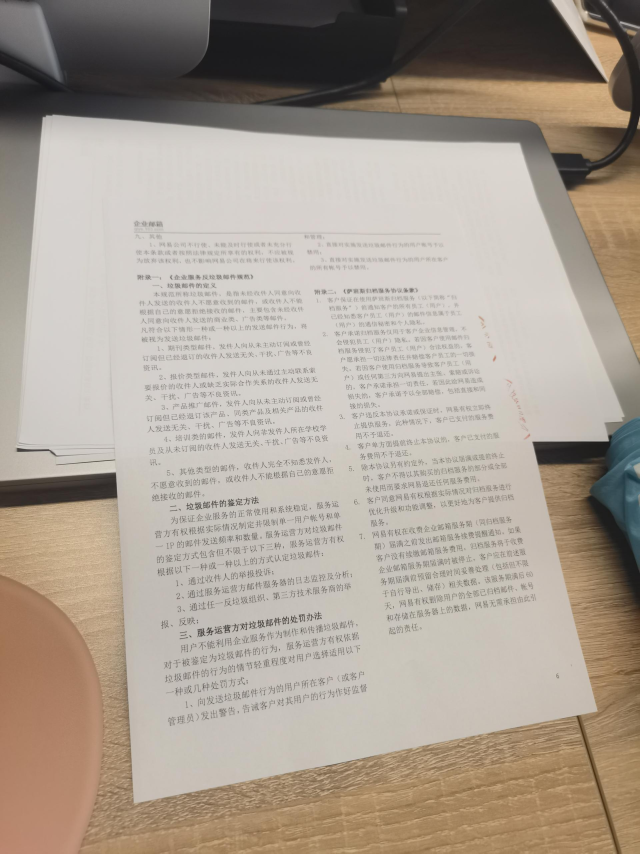
#> input picture app/src/androidTest/assets/model-golden/complex-stacked-pages.jpg, 1920 x 2560 px (shown at 1/3 size)
$ python -i benchmark_extreme.py   (imports and definitions only)
#> lines starting #> are read from the running program, lines starting #| are printed output that depends on the picture; after the words box and inside, x2 and y2 are one past the last pixel; in counts of white or black regions, pixels touching at a corner belong together
#> further down, picture is the input picture: shape (2560, 1920, 3); mean B, G, R 147.5, 159.3, 170.1
"""Fixed UVDoc 20-image corner regression. No training; development and held-out sets are explicit."""
import argparse
import hashlib
import json
import os
import math
from pathlib import Path
import cv2
import numpy as np
import onnxruntime as ort

ROOT = Path(os.environ.get("SCAN_BENCH_WORK", Path(__file__).resolve().parent))
DATA = Path(os.environ.get("SCAN_BENCH_DATA", ROOT / "extreme20/UVDoc_benchmark"))
OUT = Path(os.environ.get("SCAN_BENCH_OUTPUT", ROOT.parent / "outputs/极端场景验证"))
MODEL = Path(os.environ.get("SCAN_CORNER_MODEL",ROOT.parent / "outputs/public-models/lcnet100_h_e_bifpn_256_fp32.onnx"))
IDS = [f"{i:05d}" for i in range(0, 40, 2)]

def round_positive(value):
    """Match Kotlin roundToInt for positive pixel dimensions, not Python ties-to-even."""
    return math.floor(float(value) + .5)

# [6 lines left out: function valid, not called in this run]

def area(p):
    return abs(cv2.contourArea(np.float32(p)))

def touches(p, margin=.025):
    return bool((p < margin).any() or (p > 1-margin).any())

def agrees(a, b):
    return bool((np.linalg.norm(a-b, axis=1) <= max(.015, np.linalg.norm(np.ptp(a, axis=0))*.18)).all())

class Detector:
    # [111 lines left out: functions __init__, candidate, padded, cropped, baseline, improved, not called in this run]

def opencv(image):
    h,w = image.shape[:2]
#> h = 2560; w = 1920
    gray = cv2.cvtColor(image,cv2.COLOR_BGR2GRAY)
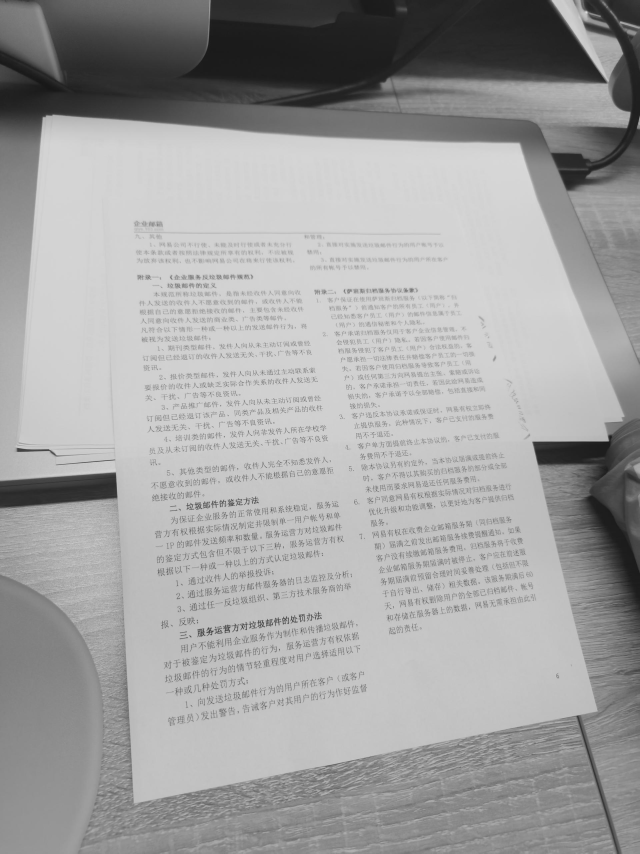
#> gray: shape (2560, 1920) (shown at 1/3 size); min 16, max 245, mean 161.2
    if max(h,w)>640:
        gray = cv2.resize(gray,None,fx=640/max(h,w),fy=640/max(h,w),interpolation=cv2.INTER_AREA)
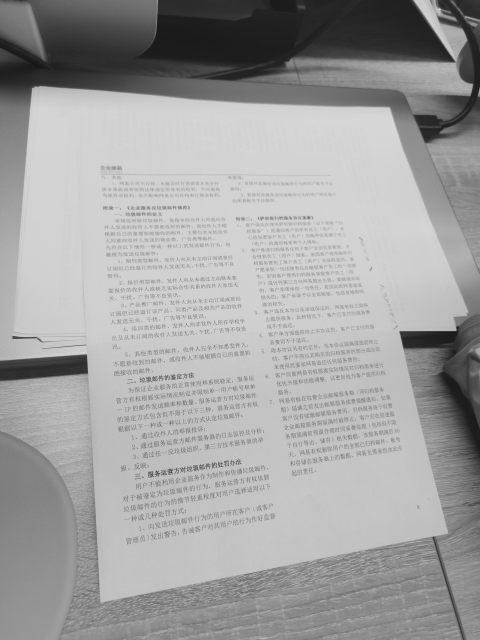
#> gray: shape (640, 480); min 23, max 217, mean 161.2
    edges = cv2.Canny(cv2.GaussianBlur(gray,(5,5),0),55,155)
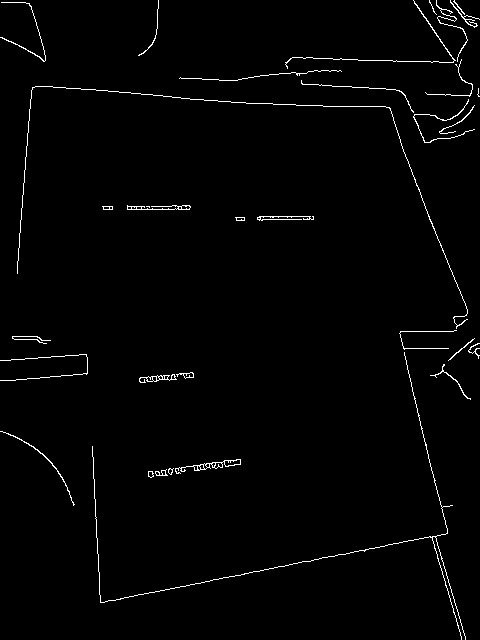
#> edges: shape (640, 480); 1.5% white in thin lines or dots
    edges = cv2.morphologyEx(edges,cv2.MORPH_CLOSE,cv2.getStructuringElement(cv2.MORPH_RECT,(5,5)))
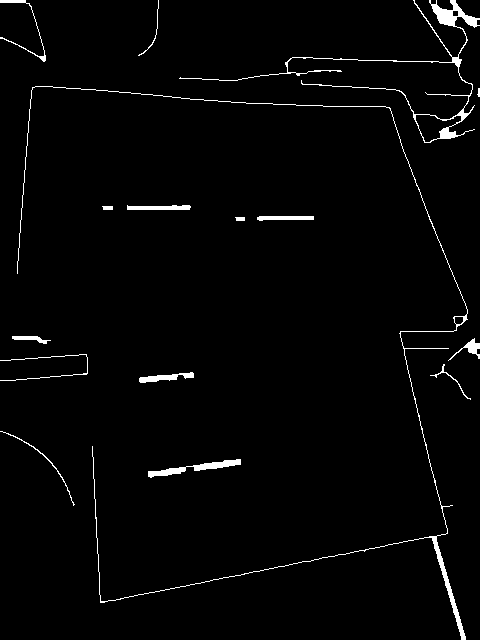
#> edges: shape (640, 480); 2.1% white; 16 white regions (1 under 20 px)
    contours,_ = cv2.findContours(edges,cv2.RETR_LIST,cv2.CHAIN_APPROX_SIMPLE)
#> contours = 19 contours, 3 with area under 20; largest, box (x1, y1, x2, y2) and area: (179, 0, 480, 143) 1610, (415, 114, 462, 143) 695, (17, 86, 468, 640) 526, (148, 459, 241, 478) 424, (139, 372, 194, 383) 220
    best,score = None,0
    for contour in contours:
        a = abs(cv2.contourArea(contour))
        if not .012*gray.size<=a<=.995*gray.size:
            continue
        approx = cv2.approxPolyDP(contour,cv2.arcLength(contour,True)*.025,True)
        if len(approx)!=4 or not cv2.isContourConvex(approx):
            continue
        p = approx[:,0,:]
        value = a/gray.size*min(1,a/max(1,np.prod(np.ptp(p,axis=0))))
        if value>score:
            score = value
            best = np.array([p[np.argmin(p.sum(1))],p[np.argmax(p[:,0]-p[:,1])],
                             p[np.argmax(p.sum(1))],p[np.argmin(p[:,0]-p[:,1])]],dtype=float)/[gray.shape[1],gray.shape[0]]
#> this loop made 19 passes
#> a on passes 1 to 12: 424.5, 46.5, 220.5, 36, 5, 140, 105, 64.5, 24.5, 170.5, 27.5, 201
#> after the loop, score = 0
    return None if best is None else dict(points=best,score=min(1,score/.72),clipped=touches(best),review=False)

# [48 lines left out: functions truth, metric, sheet, not called in this run]

def save_json(path, value):
    path.parent.mkdir(parents=True,exist_ok=True)
    path.write_text(json.dumps(value,ensure_ascii=False,indent=2,default=lambda v:v.tolist() if isinstance(v,np.ndarray) else v.item()))

# [30 lines not run here, left out]

>>> import cv2
>>> picture = cv2.imread('../../app/src/androidTest/assets/model-golden/complex-stacked-pages.jpg')
>>> result = opencv(picture)

$ run again, on app/src/androidTest/assets/model-golden/distance-clipped.png
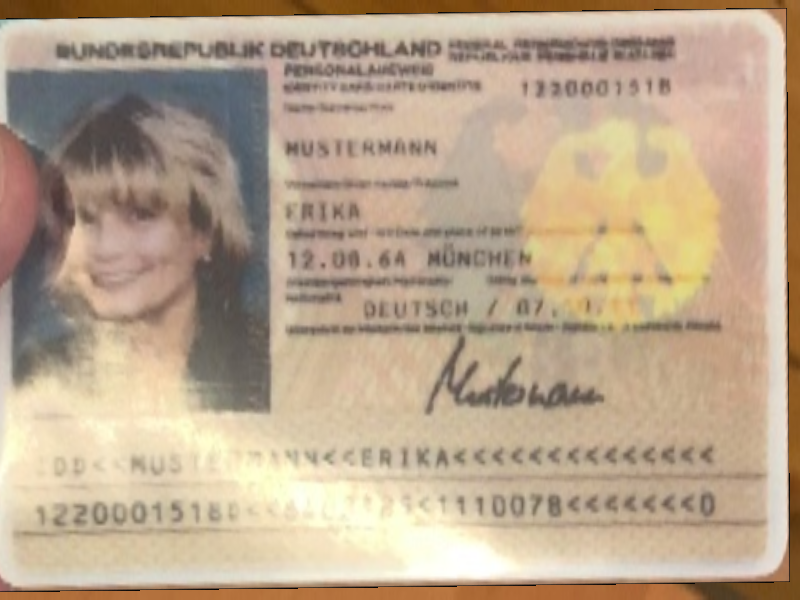
#> input picture app/src/androidTest/assets/model-golden/distance-clipped.png, 800 x 600 px
#> picture is the input picture: shape (600, 800, 3); mean B, G, R 141.5, 165.5, 186
#> in opencv, `gray = cv2.cvtColor(image,cv2.COLOR_BGR2GRAY)`:
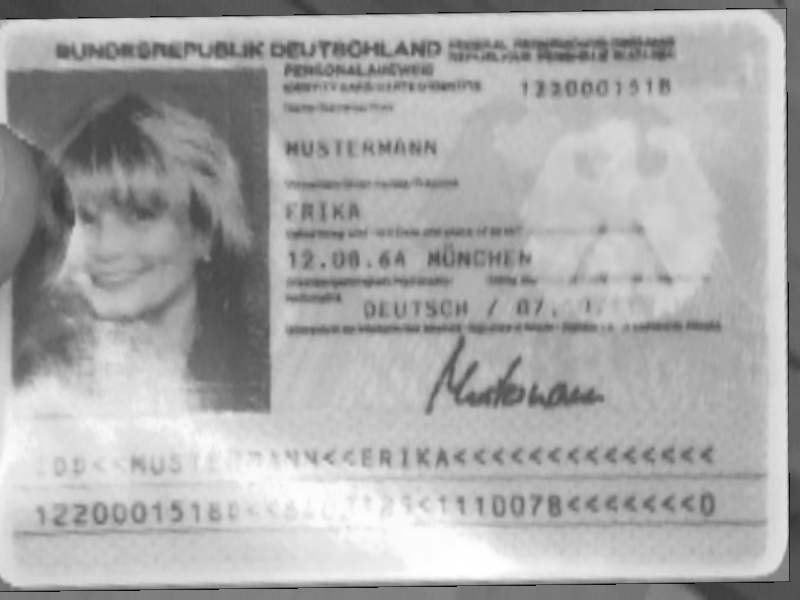
#> gray: shape (600, 800); min 4, max 255, mean 168.9
#> in opencv, `edges = cv2.morphologyEx(edges,cv2.MORPH_CLOSE,cv2.getStructuringEleme..`:
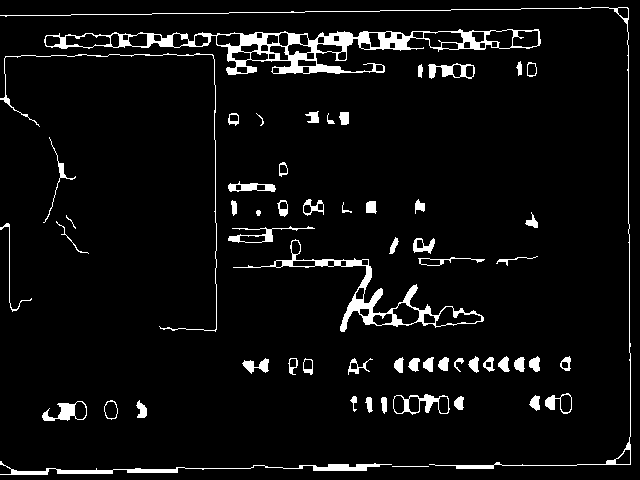
#> edges: shape (480, 640); 5.4% white; 59 white regions
#> contours = 141 contours, 7 with area under 20; largest, box (x1, y1, x2, y2) and area: (44, 29, 541, 75) 8792, (233, 239, 484, 332) 3190, (0, 461, 392, 475) 763, (393, 394, 450, 415) 710, (0, 7, 631, 469) 508
#> the loop in opencv, `for contour in contours:` made 141 passes
#> a on passes 2 to 9: 763, 160.5, 180.5, 181.5, 460, 98.5, 193.5, 156.5
#> after the loop in opencv, `for contour in contours:`: score = 0
